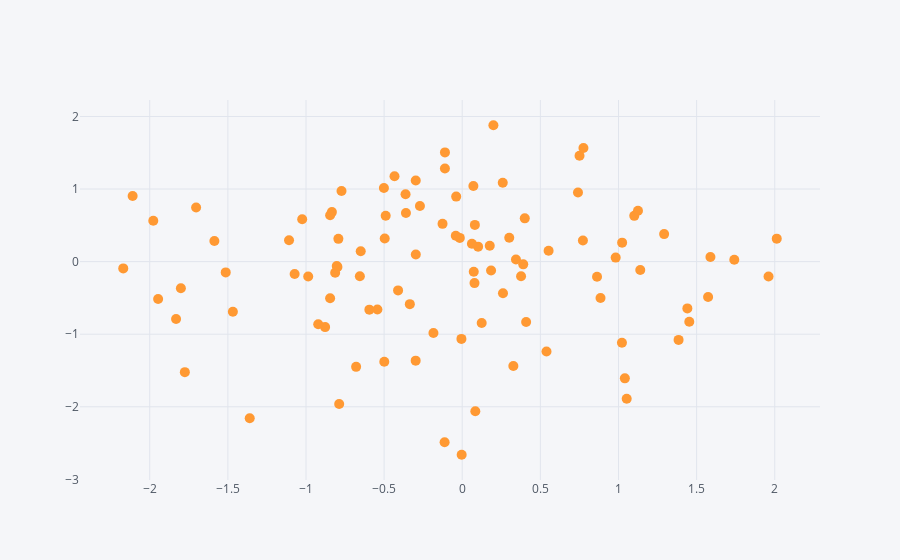

The notebook cell saved with this chart:
### Markdown cell above
## Scatter

### Code cell
df.iplot(kind='scatter', x='A', y='B', mode='markers', size=10)
